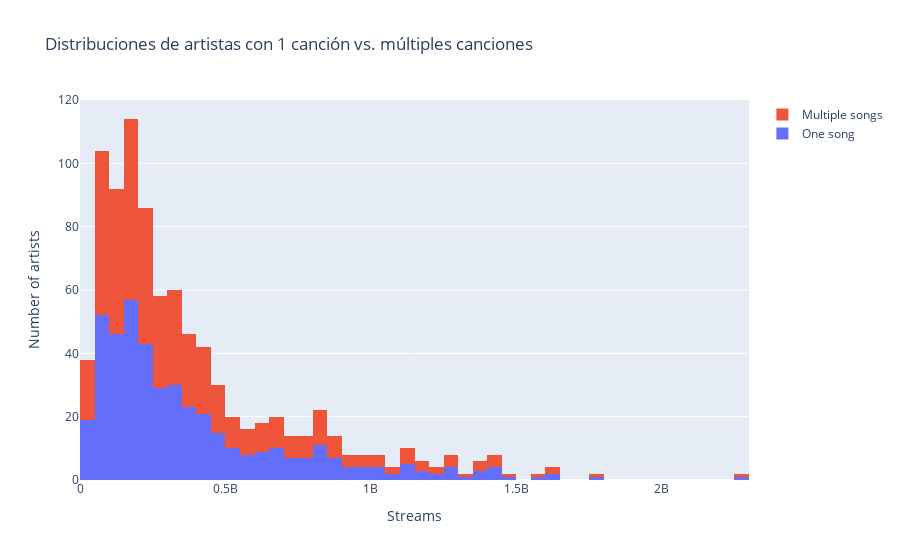

The notebook cell this image was saved under:
### Markdown cell above
d) ¿Existe una diferencia signitificativa en las reproducciones entre las canciones de un solo artista y las de más de uno? **(0.5 puntos)**

### Code cell
one_songs = spotify[spotify["artist_count"] == 1]
multiple_songs = spotify[spotify["artist_count"] == 1]

fig = go.Figure(
    
)
song_count_traces = [
    go.Histogram(
        x=one_songs["streams"],
        name="One song",
    ),
    go.Histogram(
        x=multiple_songs["streams"],
        name="Multiple songs",
    ),
]
fig.add_traces(song_count_traces)
fig.update_layout(title="Distribuciones de artistas con 1 canción vs. múltiples canciones",barmode='stack', yaxis_title="Number of artists", xaxis_title="Streams")
fig.show()

### Figure 1 — Plotly figure (JSON) as saved in the notebook; plotly's stock layout.template omitted (floating-point values rounded to 4 significant figures; data arrays with more than 128 entries replaced by an {"elided": "..."} marker saying what was removed)
{"data": [{"name": "One song", "type": "histogram", "x": {"elided": "446 int values"}}, {"name": "Multiple songs", "type": "histogram", "x": {"elided": "446 int values"}}], "layout": {"barmode": "stack", "title": {"text": "Distribuciones de artistas con 1 canción vs. múltiples canciones"}, "xaxis": {"title": {"text": "Streams"}}, "yaxis": {"title": {"text": "Number of artists"}}}}
